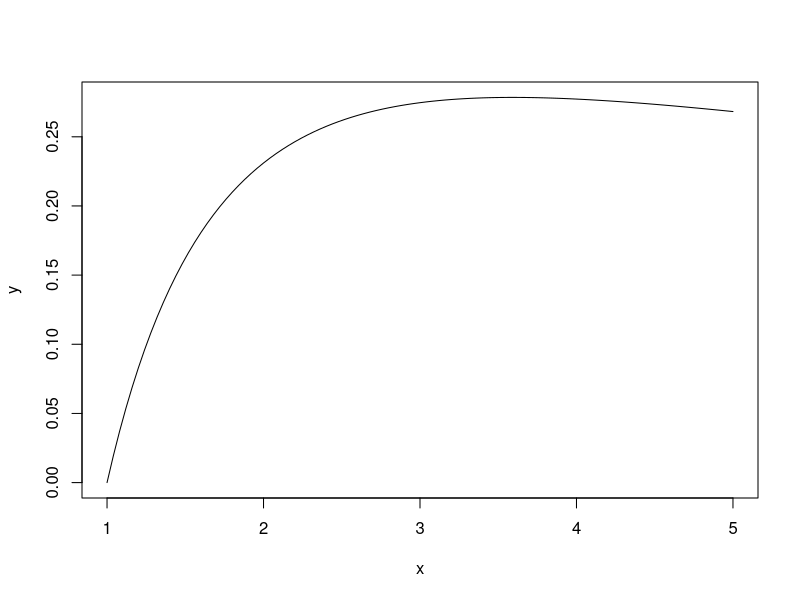
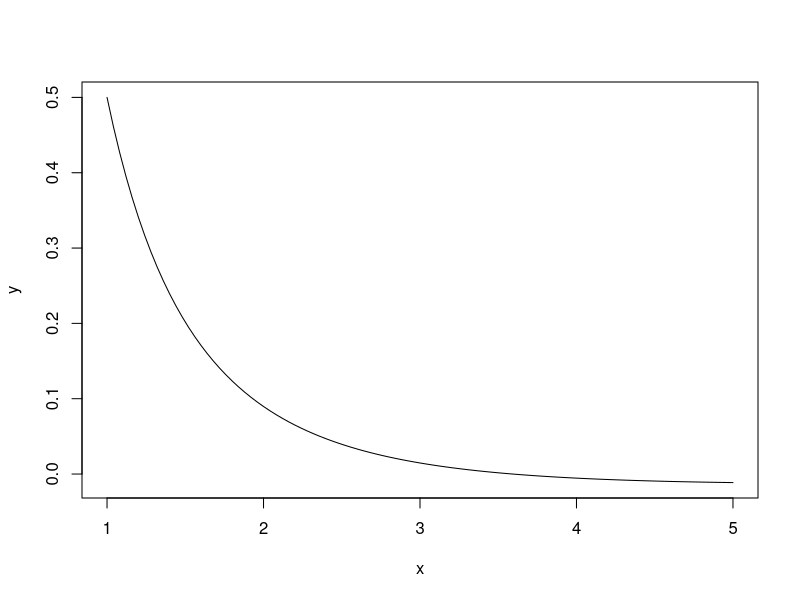

Write the R code that produced these figures, in order.
## ---- chunk 1
knitr::opts_chunk$set(echo = TRUE)
## ---- chunk 2
curve(log(x)/(1+x), from=1, to=5, , xlab="x", ylab="y")
## ---- chunk 3
curve((1+(1/x)-log(x))/(1+x)^2, from=1, to=5, , xlab="x", ylab="y")
## ---- chunk 4
## INITIAL VALUES
a = 1
b = 5
x = a+(b-a)/2
itr = 40

## FUNCTIONS
f = function(x){log(x)/(1+x)}
f.prime = function(x){(1+(1/x)-log(x))/((1+x)^2)}

## MAIN
for (i in 1:itr){
    if (f.prime(a)*f.prime(x) < 0) {b = x}
    else {a = x}
    x = a+(b-a)/2
}
## ---- chunk 5
x		# FINAL ESTIMATE
f(x)		# OBJECTIVE FUNCTION AT ESTIMATE
f.prime(x) 	# GRADIENT AT ESTIMATE
## ---- chunk 6
## INITIAL VALUES
x = 3
itr = 40

## FUNCTIONS
f = function(x){log(x)/(1+x)}
f.prime = function(x){(1+(1/x)-log(x))/((1+x)^2)}
f.2prime = function(x){(-1/((x^2)+(x^3)))-2*(1+(1/x)-log(x))/((1+x)^3)}

## MAIN
for(i in 1:itr){x = x - f.prime(x)/f.2prime(x)}
## ---- chunk 7
x		# FINAL ESTIMATE
f(x)		# OBJECTIVE FUNCTION AT ESTIMATE
f.prime(x)	# GRADIENT AT ESTIMATE
